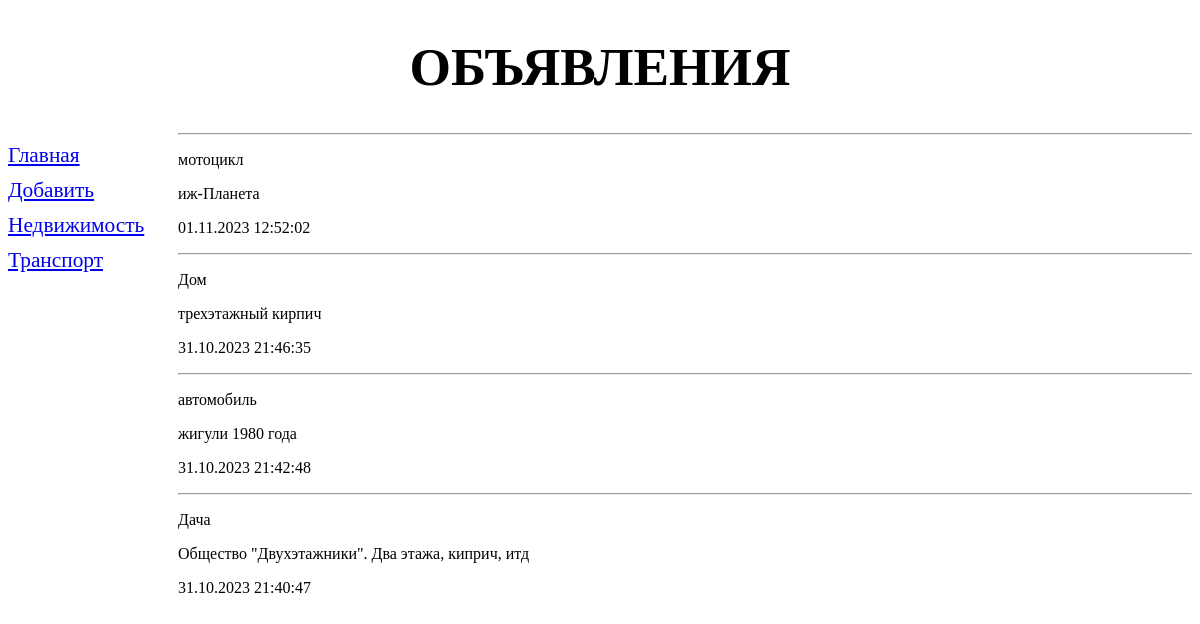
The app's page /bboard/, older data.
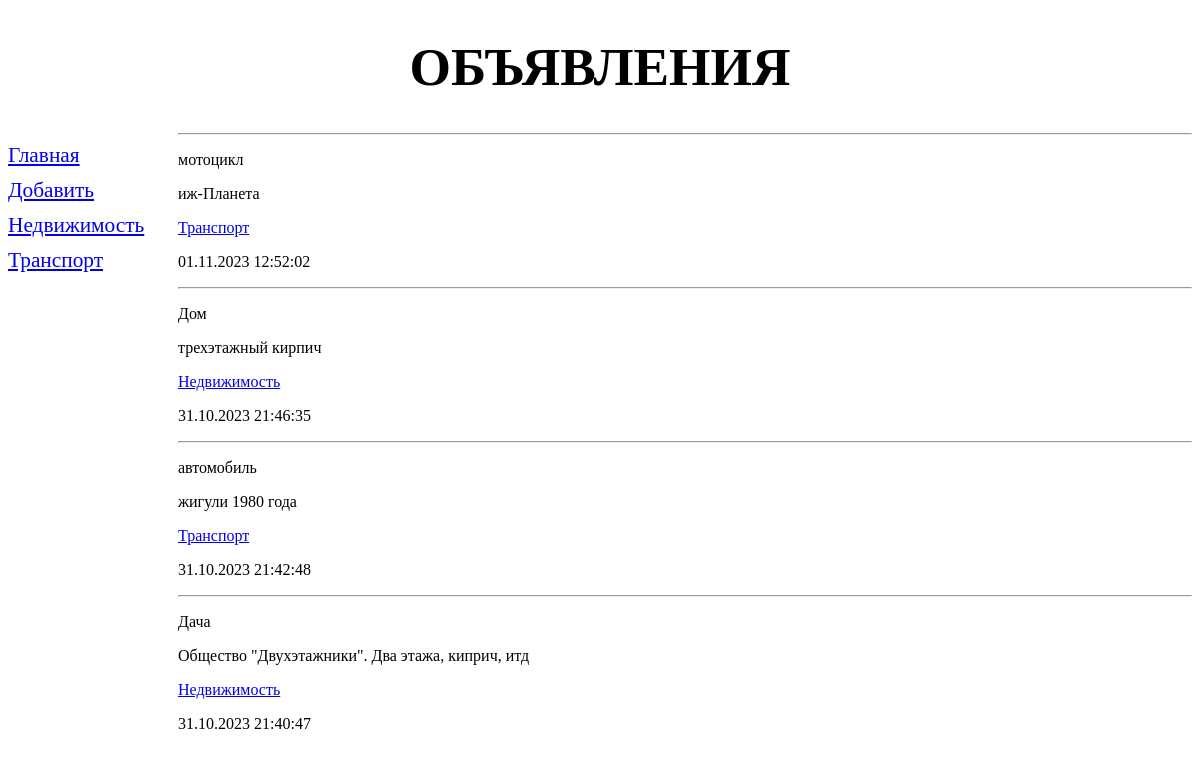
The same page, newer data.
### bboard/models.py (models this page shows, shortened)
class Rubric(models.Model):
    name = models.CharField(max_length=20, db_index=True, verbose_name='Название')
    class Meta:
        verbose_name_plural = 'Рубрики'
        verbose_name = 'Рубрика'
        ordering = ['name']

class Bd(models.Model):
    title = models.CharField(max_length=50, verbose_name="Товар")
    rubric = models.ForeignKey('Rubric', null=True, on_delete=models.PROTECT, verbose_name="Рубрика")
    content = models.TextField(null=True, blank=True, verbose_name="Описание")
    price = models.FloatField(null=True, blank=True, verbose_name="Цена")
    published = models.DateTimeField(auto_now_add=True, db_index=True, verbose_name="Опубликовано")
    class Meta:
        verbose_name_plural = 'Объявления'
        verbose_name = 'Объявление'
        ordering = ['-published']

### bboard/views.py (the view)
# urls.py: path('', index, name='index'),
def index(request):
    bbs = Bd.objects.all()
    rubrics = Rubric.objects.all()
    content = {'bbs': bbs, 'rubrics': rubrics}
    return render(request, 'bboard/index.html', content)

### bboard/templates/bboard/index.html
{% extends "layout/basic.html" %}
{% block content %}
    {% for bb in bbs %}
    <div>
        <hr>
        <p>{{bb.title}}</p>
        <p>{{bb.content}}</p>
        <a href="{% url 'by_rubric' bb.rubric.pk %}">{{bb.rubric.name}}</a>
        <p>{{bb.published| date:"d.m.Y H:i:s"}}</p>
    </div>
    {% endfor %}
{% endblock %}

### bboard/templates/layout/basic.html (shortened to what this page needs)
<!DOCTYPE html>
{% load static %}
<html lang="en">
<head>
    <link rel="stylesheet" type="text/css" href="{% static 'bboard/css/style.css' %}">
</head>
<body>
<header>
    <h1>Объявления</h1>
</header>
<nav>
    <a href="{% url 'index' %}">Главная</a>
    <a href="{% url 'add' %}">Добавить</a>
    {% for rubric in rubrics %}
    <a href="{% url 'by_rubric' rubric.pk %}">{{ rubric.name }}</a>
    {% endfor %}
</nav>
<section>
    {% block content %}
    {% endblock %}
</section>
</body>
</html>

### bboard/static/bboard/css/style.css (style rules this page uses)
nav { font-size: 16pt; width: 150px; float: left; }
nav a { display: block; margin: 10px 0px; }
section { margin-left: 170px; }

Row changes from the older to the newer data that the page shows:
changed Bd "мотоцикл": rubric_id empty → 2 (drawn); rubric.name (not shown) → "Транспорт"
changed Bd "Дом": rubric_id empty → 1 (drawn); rubric.name (not shown) → "Недвижимость"
changed Bd "автомобиль": rubric_id empty → 2 (drawn); rubric.name (not shown) → "Транспорт"
changed Bd "Дача": rubric_id empty → 1 (drawn); rubric.name (not shown) → "Недвижимость"
